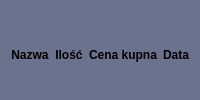
               <widget class="QFrame" name="frame_gold_titles">
                <property name="minimumSize">
                 <size>
                  <width>0</width>
                  <height>0</height>
                 </size>
                </property>
                <property name="styleSheet">
                 <string notr="true">background-color: #6B728E;
border-bottom-left-radius: 0px;
border-bottom-right-radius: 0px;
</string>
                </property>
                <property name="frameShape">
                 <enum>QFrame::StyledPanel</enum>
                </property>
                <property name="frameShadow">
                 <enum>QFrame::Raised</enum>
                </property>
                <layout class="QHBoxLayout" name="horizontalLayout_9">
                 <property name="bottomMargin">
                  <number>0</number>
                 </property>
                 <item>
                  <widget class="QLabel" name="label_gold_name">
                   <property name="sizePolicy">
                    <sizepolicy hsizetype="Preferred" vsizetype="Maximum">
                     <horstretch>0</horstretch>
                     <verstretch>0</verstretch>
                    </sizepolicy>
                   </property>
                   <property name="font">
                    <font>
                     <weight>75</weight>
                     <bold>true</bold>
                    </font>
                   </property>
                   <property name="text">
                    <string>Nazwa</string>
                   </property>
                   <property name="alignment">
                    <set>Qt::AlignCenter</set>
                   </property>
                  </widget>
                 </item>
                 <item>
                  <widget class="QLabel" name="label_gold_quantity">
                   <property name="sizePolicy">
                    <sizepolicy hsizetype="Preferred" vsizetype="Maximum">
                     <horstretch>0</horstretch>
                     <verstretch>0</verstretch>
                    </sizepolicy>
                   </property>
                   <property name="font">
                    <font>
                     <weight>75</weight>
                     <bold>true</bold>
                    </font>
                   </property>
                   <property name="text">
                    <string>Ilość</string>
                   </property>
                   <property name="alignment">
                    <set>Qt::AlignCenter</set>
                   </property>
                  </widget>
                 </item>
                 <item>
                  <widget class="QLabel" name="label_gold_buyprice">
                   <property name="sizePolicy">
                    <sizepolicy hsizetype="Preferred" vsizetype="Maximum">
                     <horstretch>0</horstretch>
                     <verstretch>0</verstretch>
                    </sizepolicy>
                   </property>
                   <property name="font">
                    <font>
                     <weight>75</weight>
                     <bold>true</bold>
                    </font>
                   </property>
                   <property name="text">
                    <string>Cena kupna</string>
                   </property>
                   <property name="alignment">
                    <set>Qt::AlignCenter</set>
                   </property>
                  </widget>
                 </item>
                 <item>
                  <widget class="QLabel" name="label_gold_date">
                   <property name="sizePolicy">
                    <sizepolicy hsizetype="Preferred" vsizetype="Maximum">
                     <horstretch>0</horstretch>
                     <verstretch>0</verstretch>
                    </sizepolicy>
                   </property>
                   <property name="font">
                    <font>
                     <weight>75</weight>
                     <bold>true</bold>
                    </font>
                   </property>
                   <property name="text">
                    <string>Data</string>
                   </property>
                   <property name="alignment">
                    <set>Qt::AlignCenter</set>
                   </property>
                  </widget>
                 </item>
                </layout>
               </widget>
